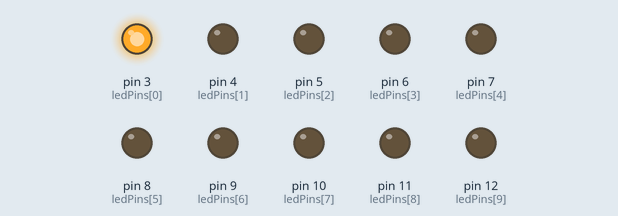
This sketch was run on a simulated Arduino Uno, built with avr-gcc and run on an emulated ATmega328P. Shown: output pins drawn as LEDs (lit = HIGH).

Above: at 0.5 s.
At 3.5 s:
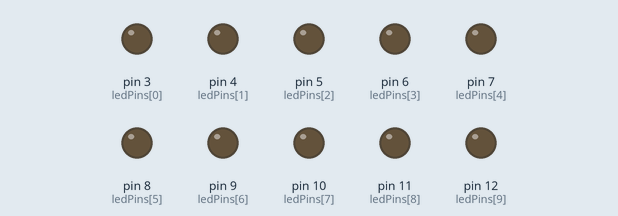
At 6.5 s:
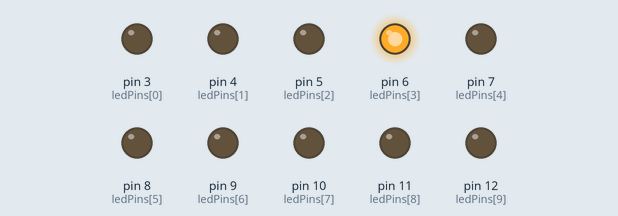
At 12.5 s:
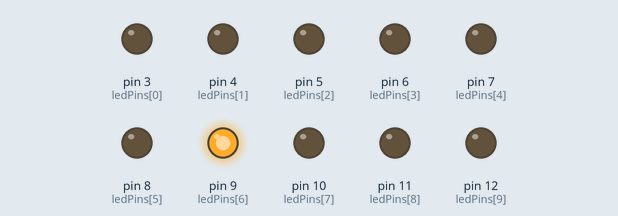
At 18.5 s:
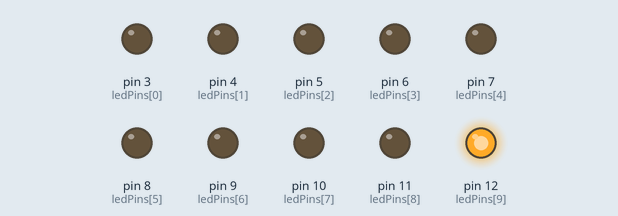
At 24.5 s:
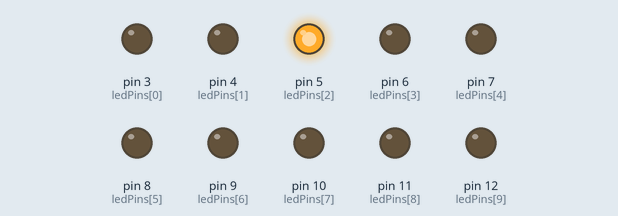
Timing chart, 0 to 26.0 s (numbered marks = the images above):
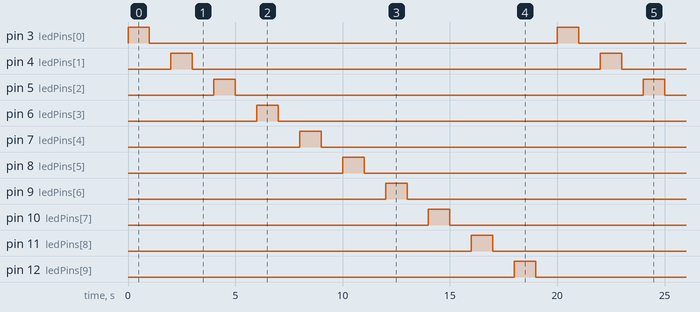

The sketch:

10_leds.ino
```cpp
// C++ code
//

const int ledCount = 10;

int ledPins[]={3, 4, 5, 6, 7, 8, 9, 10, 11, 12};

void setup()
{
  for (int thisLed = 0; thisLed < ledCount; thisLed++) {
    pinMode(ledPins[thisLed], OUTPUT);
  }
}

void loop()
{
  for (int thisLed = 0; thisLed < ledCount; thisLed++) {
      digitalWrite(ledPins[thisLed], HIGH);
    	delay(1000);
      digitalWrite(ledPins[thisLed], LOW);
    	delay(1000);
    }
}
```

Measured:
- by itself, pin 3 (ledPins[0]), pin 4 (ledPins[1]), pin 5 (ledPins[2]), pin 6 (ledPins[3]), pin 7 (ledPins[4]), pin 8 (ledPins[5]), pin 9 (ledPins[6]), pin 10 (ledPins[7]), pin 11 (ledPins[8]), pin 12 (ledPins[9]): alternates HIGH for 1.0 s and LOW for 19.0 s
